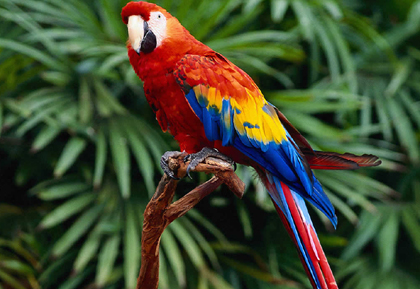
#> input picture risqi.jpg, 420 x 289 px, found by its file name
$ python RGB2GRAYSCALE.py
#> lines starting #> are read from the running program, lines starting #| are printed output that depends on the picture
import cv2
import numpy as np

imgRisqi = cv2.imread('Risqi.jpg')
#> imgRisqi is the input picture: shape (289, 420, 3); mean B, G, R 48.7, 76.1, 66.9
grayRisqi = cv2.cvtColor(imgRisqi, cv2.COLOR_RGB2GRAY)
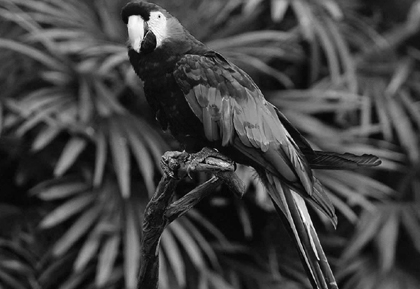
#> grayRisqi: shape (289, 420); min 0, max 254, mean 66.8

grayRisqi_3_channel = cv2.cvtColor(grayRisqi, cv2.COLOR_GRAY2BGR)
image_show = np.hstack((imgRisqi, grayRisqi_3_channel))
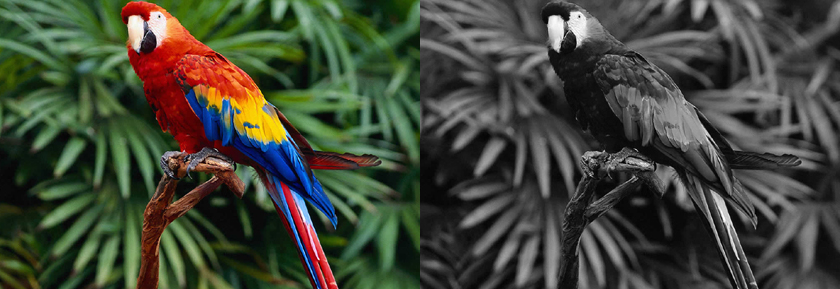
#> image_show: shape (289, 840, 3); mean B, G, R 57.8, 71.5, 66.9
cv2.imshow('Hasil Citra RGB Menjadi Gray Scale', image_show)
cv2.waitKey()
